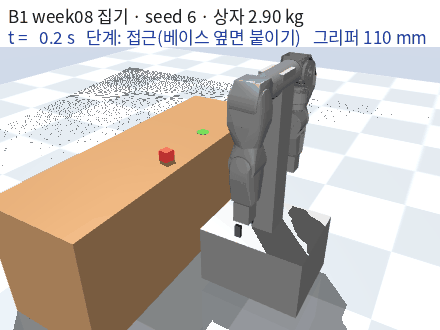
#> input picture scenarios/img/pick_seed6.gif, 440 x 330 px
$ python plot_week08.py
#> lines starting #> are read from the running program, lines starting #| are printed output that depends on the picture
# week08 박종진 — 보고서 · README용 그림: ① 집기 장면 4컷(GIF에서) ② 무작위 20회 결과 + 깊이별 계획 성공 ③ 그리퍼 파지 유지(마찰 원뿔 비교)
#   입력: results/pick20.json · gripper_slip.json, img/pick_seed6.gif    출력: img/pick_frames.png · pick20.png · gripper_slip.png
#   실행: python scenarios/plot_week08.py   (run_pick20 · gripper_slip · render_pick_gif 다음)
import os,json
import numpy as np
import matplotlib; matplotlib.use("Agg"); import matplotlib.pyplot as plt
from PIL import Image
HERE=os.path.dirname(os.path.abspath(__file__)); R=os.path.join(HERE,"results"); IMG=os.path.join(HERE,"img")
for f in ("Malgun Gothic","NanumGothic","Noto Sans CJK JP","Noto Sans CJK KR","AppleGothic"):
    if any(f==x.name for x in matplotlib.font_manager.fontManager.ttflist): plt.rcParams["font.family"]=f; break
plt.rcParams["axes.unicode_minus"]=False; plt.rcParams["font.size"]=9

# ① 4컷
g=Image.open(os.path.join(IMG,"pick_seed6.gif")); keys=[]
#> further down, g is the input picture: PIL image 440x330 P; mean R, G, B 195.6, 187.3, 180
for i in (21,50,63,88):
    g.seek(min(i,g.n_frames-1)); keys.append(g.convert("RGB"))
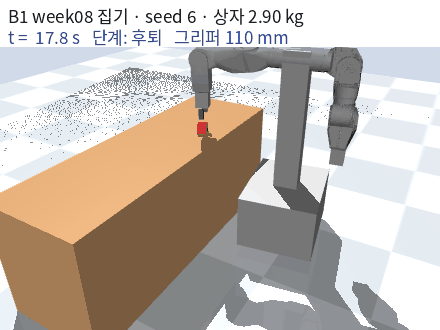
#> g: PIL image 440x330 RGB; mean R, G, B 194.1, 184.8, 176.2
#> after the loop, keys = 4 items
W=Image.new("RGB",(440*4+30,330),"white")
#> W: PIL image 1790x330 RGB; every value is 255
for k,im in enumerate(keys): W.paste(im,(k*450,0))
#> this loop made 4 passes
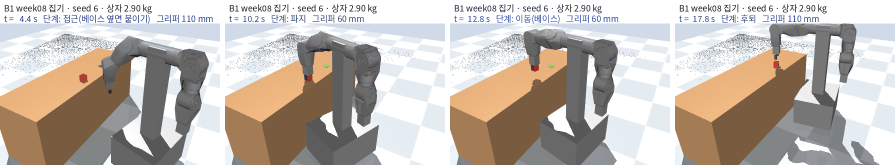
#> W: PIL image 1790x330 RGB (shown at 1/2 size); mean R, G, B 193.2, 184.9, 177.4
W.save(os.path.join(IMG,"pick_frames.png"))

# ② 20회 + 깊이
#> (the run stopped early here; a loop or call above may not have finished)
